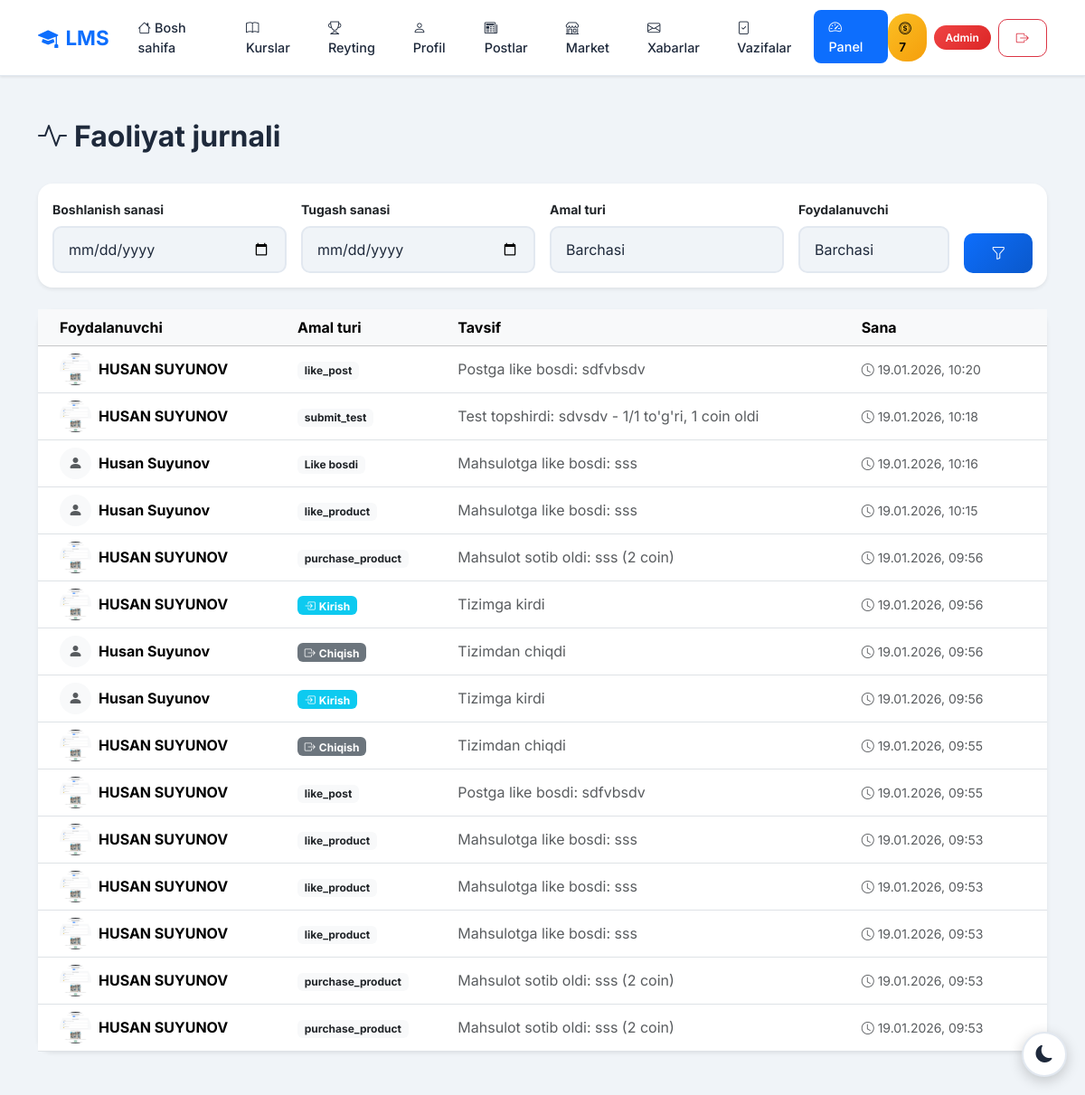
/dashboard/activities/ (signed in), run on an earlier commit of the app's database.
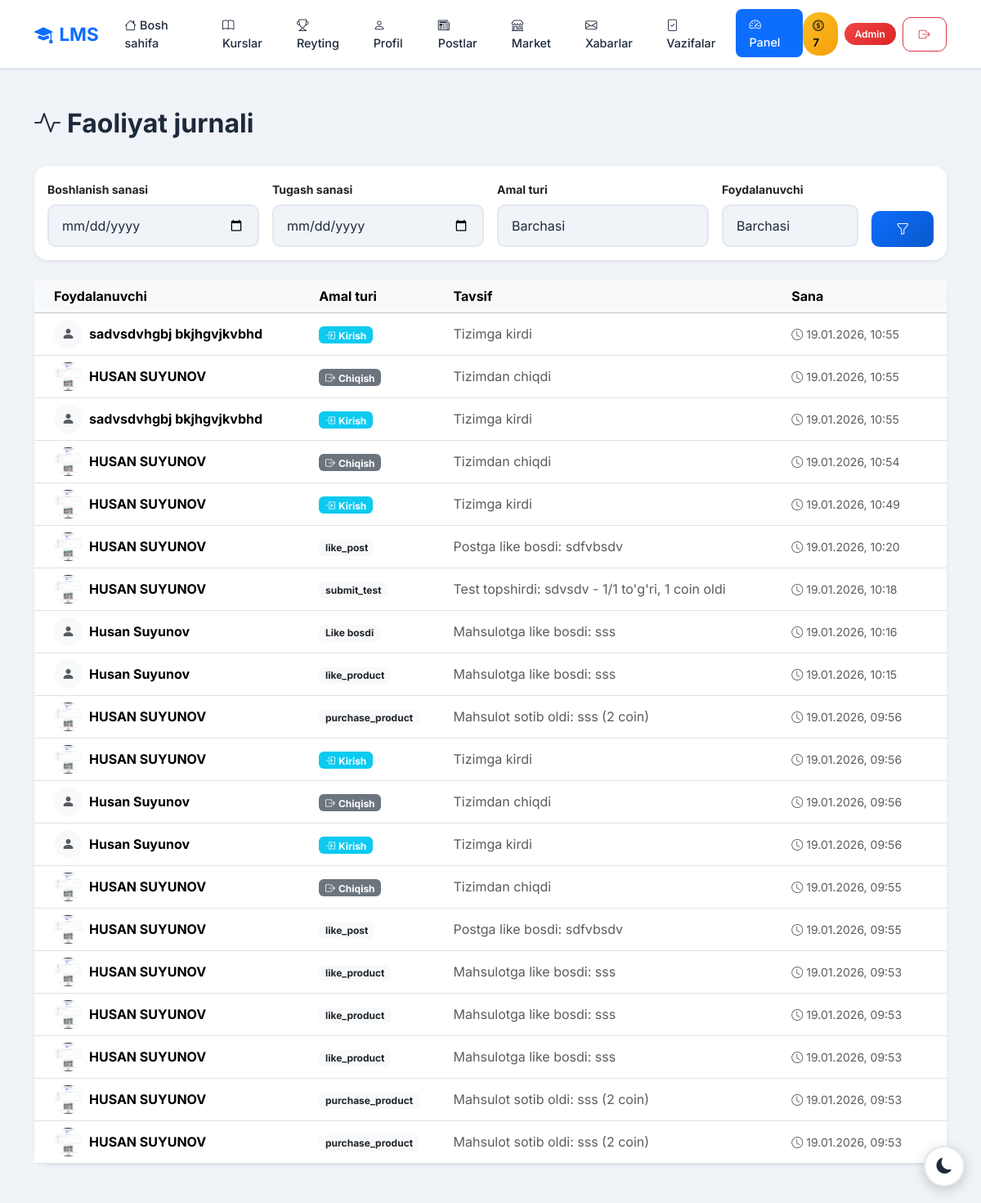
And on a later commit of the database.
### accounts/models.py (models this page shows, shortened)
class CustomUser(AbstractUser):
    ROLE_CHOICES = (
        ('admin', 'Admin'),
        ('teacher', 'O\'qituvchi'),
        ('student', 'O\'quvchi'),
    )
    first_name = models.CharField(max_length=100, verbose_name="Ism")
    last_name = models.CharField(max_length=100, verbose_name="Familiya")
    phone = models.CharField(max_length=20, unique=True, verbose_name="Telefon raqam")
    role = models.CharField(max_length=20, choices=ROLE_CHOICES, default='student', verbose_name="Rol")
    photo = models.ImageField(upload_to='profiles/', blank=True, null=True, verbose_name="Profil rasmi")
    profession = models.ForeignKey(Profession, on_delete=models.SET_NULL, null=True, blank=True, related_name='students', verbose_name="Yo'nalish")
    is_blocked = models.BooleanField(default=False, verbose_name="Bloklangan")
    last_activity = models.DateTimeField(null=True, blank=True, verbose_name="Oxirgi faollik")
    bio = models.TextField(blank=True, null=True, verbose_name="O'zi haqida")
    coins = models.IntegerField(default=0, verbose_name="Coinlar")
    total_online_time = models.IntegerField(default=0, verbose_name="Jami online vaqt (daqiqa)")
    address = models.CharField(max_length=300, blank=True, null=True, verbose_name="Yashash manzili")
    birth_date = models.DateField(null=True, blank=True, verbose_name="Tug'ilgan kuni")
    id_card = models.FileField(upload_to='documents/id_cards/', blank=True, null=True, verbose_name="ID karta/Pasport")
    birth_certificate = models.FileField(upload_to='documents/birth_certificates/', blank=True, null=True, verbose_name="Tug'ilganlik haqida guvohnoma")
    @property
    def is_admin(self):
        return self.role == 'admin'
    @property
    def is_teacher(self):
        return self.role == 'teacher'
    @property
    def full_name(self):
        return f"{self.first_name} {self.last_name}"
    class Meta:
        verbose_name = "Foydalanuvchi"
        verbose_name_plural = "Foydalanuvchilar"

class ActivityLog(models.Model):
    ACTION_TYPES = (
        ('login', 'Tizimga kirdi'),
        ('logout', 'Tizimdan chiqdi'),
        ('like_post', 'Postga like bosdi'),
        ('comment_post', 'Postga izoh qoldirdi'),
        ('like_product', 'Mahsulotga like bosdi'),
        ('comment_product', 'Mahsulotga izoh qoldirdi'),
        ('submit_homework', 'Vazifa topshirdi'),
        ('homework_graded', 'Vazifasi baholandi'),
        ('submit_test', 'Test topshirdi'),
        ('watch_video', 'Video ko\'rdi'),
        ('enroll_course', 'Kursga yozildi'),
        ('purchase_product', 'Mahsulot sotib oldi'),
        ('earn_coins', 'Coin oldi'),
    )
    user = models.ForeignKey(CustomUser, on_delete=models.CASCADE, related_name='activities')
    action_type = models.CharField(max_length=30, choices=ACTION_TYPES)
    description = models.TextField(verbose_name="Tavsif")
    ip_address = models.GenericIPAddressField(null=True, blank=True)
    created_at = models.DateTimeField(auto_now_add=True)
    class Meta:
        ordering = ['-created_at']
        verbose_name = "Faollik"
        verbose_name_plural = "Faolliklar"

### accounts/views.py (the view)
# urls.py: path('dashboard/activities/', views.admin_activities, name='admin_activities'),
@login_required
def admin_activities(request):
    if not request.user.is_admin:
        return redirect('home')
    activities = ActivityLog.objects.all().select_related('user')
    date_from = request.GET.get('date_from')
    date_to = request.GET.get('date_to')
    action_type = request.GET.get('action_type')
    user_id = request.GET.get('user')
    if date_from:
        from datetime import datetime
        date_from = datetime.strptime(date_from, '%Y-%m-%d')
        activities = activities.filter(created_at__date__gte=date_from)
    if date_to:
        from datetime import datetime
        date_to = datetime.strptime(date_to, '%Y-%m-%d')
        activities = activities.filter(created_at__date__lte=date_to)
    if action_type:
        activities = activities.filter(action_type=action_type)
    if user_id:
        activities = activities.filter(user_id=user_id)
    users = CustomUser.objects.all()
    action_types = ActivityLog.ACTION_TYPES
    return render(request, 'accounts/admin/activities.html', {
        'activities': activities[:500],
        'users': users,
        'action_types': action_types,
    })

### accounts/templates/accounts/admin/activities.html (shortened to what this page needs)
{% extends 'accounts/base.html' %}
{% block content %}
<div class="container py-5">
    <div class="d-flex justify-content-between align-items-center mb-4">
        <h2 class="fw-bold" style="color: var(--text);">
            <i class="bi bi-activity me-2"></i>Faoliyat jurnali
        </h2>
    </div>
    <div class="card border-0 shadow-sm mb-4">
        <div class="card-body">
            <form method="get" class="row g-3 align-items-end">
                <div class="col-md-3">
                    <label for="date_from" class="form-label small fw-bold">Boshlanish sanasi</label>
                    <input type="date" name="date_from" id="date_from" class="form-control"
                        value="{{ request.GET.date_from }}">
                </div>
                <div class="col-md-3">
                    <label for="date_to" class="form-label small fw-bold">Tugash sanasi</label>
                    <input type="date" name="date_to" id="date_to" class="form-control"
                        value="{{ request.GET.date_to }}">
                </div>
                <div class="col-md-3">
                    <label for="action_type" class="form-label small fw-bold">Amal turi</label>
                    <select name="action_type" id="action_type" class="form-select">
                        <option value="">Barchasi</option>
                    </select>
                </div>
                <div class="col-md-2">
                    <label for="user" class="form-label small fw-bold">Foydalanuvchi</label>
                    <select name="user" id="user" class="form-select">
                        <option value="">Barchasi</option>
                    </select>
                </div>
                <div class="col-md-1">
                    <button type="submit" class="btn btn-primary w-100">
                        <i class="bi bi-funnel"></i>
                    </button>
                </div>
            </form>
        </div>
    </div>
    <div class="card border-0 shadow-sm">
        <div class="card-body p-0">
            <div class="table-responsive">
                <table class="table table-hover mb-0">
                    <thead class="table-light">
                        <tr>
                            <th class="ps-4">Foydalanuvchi</th>
                            <th>Amal turi</th>
                            <th>Tavsif</th>
                            <th class="pe-4">Sana</th>
                        </tr>
                    </thead>
                    <tbody>
                        {% for activity in activities %}
                        <tr>
                            <td class="ps-4 align-middle">
                                <div class="d-flex align-items-center gap-2">
                                    {% if activity.user.photo %}
                                    <img src="{{ activity.user.photo.url }}" class="rounded-circle" width="35" height="35" style="object-fit: cover;">
                                    {% else %}
                                    <div class="rounded-circle bg-light d-flex align-items-center justify-content-center" style="width: 35px; height: 35px;">
                                        <i class="bi bi-person-fill text-muted"></i>
                                    </div>
                                    {% endif %}
                                    <span class="fw-bold">{{ activity.user.full_name }}</span>
                                </div>
                            </td>
                            <td class="align-middle">
                                {% if activity.action_type == 'login' %}
                                <span class="badge bg-info"><i class="bi bi-box-arrow-in-right me-1"></i>Kirish</span>
                                {% elif activity.action_type == 'logout' %}
                                <span class="badge bg-secondary"><i class="bi bi-box-arrow-right me-1"></i>Chiqish</span>
                                {% elif activity.action_type == 'like' %}
                                <span class="badge bg-danger"><i class="bi bi-heart-fill me-1"></i>Like</span>
                                {% elif activity.action_type == 'comment' %}
                                <span class="badge bg-primary"><i class="bi bi-chat-fill me-1"></i>Izoh</span>
                                {% elif activity.action_type == 'purchase' %}
                                <span class="badge bg-success"><i class="bi bi-cart-fill me-1"></i>Xarid</span>
                                {% elif activity.action_type == 'coin_earned' %}
                                <span class="badge bg-warning text-dark"><i class="bi bi-coin me-1"></i>Coin olish</span>
                                {% elif activity.action_type == 'coin_spent' %}
                                <span class="badge bg-dark"><i class="bi bi-coin me-1"></i>Coin sarflash</span>
                                {% elif activity.action_type == 'lesson_complete' %}
                                <span class="badge bg-success"><i class="bi bi-check-circle me-1"></i>Dars tugatish</span>
                                {% elif activity.action_type == 'homework_submit' %}
                                <span class="badge bg-purple"><i class="bi bi-file-earmark-check me-1"></i>Vazifa</span>
                                {% else %}
                                <span class="badge bg-light text-dark">{{ activity.action_type }}</span>
                                {% endif %}
                            </td>
                            <td class="align-middle text-muted">{{ activity.description }}</td>
                            <td class="align-middle pe-4">
                                <small class="text-muted">
                                    <i class="bi bi-clock me-1"></i>{{ activity.created_at|date:"d.m.Y, H:i" }}
                                </small>
                            </td>
                        </tr>
                        {% endfor %}
                    </tbody>
                </table>
            </div>
        </div>
    </div>
</div>
{% endblock %}

### accounts/templates/accounts/base.html (shortened to what this page needs)
<!DOCTYPE html>
<html lang="uz" data-bs-theme="light">
<head>
    <link href="https://cdn.jsdelivr.net/npm/bootstrap@5.3.2/dist/css/bootstrap.min.css" rel="stylesheet">
    <link href="https://cdn.jsdelivr.net/npm/bootstrap-icons@1.11.1/font/bootstrap-icons.css" rel="stylesheet">
</head>
<body>
    <div class="theme-toggle">
        <button class="btn" id="themeToggle">
            <i class="bi bi-moon-fill" id="themeIcon"></i>
        </button>
    </div>
    {% if user.is_authenticated %}
    <nav class="navbar navbar-expand-lg sticky-top">
        <div class="container">
            <a class="navbar-brand" href="{% url 'home' %}">
                <i class="bi bi-mortarboard-fill me-2"></i>LMS
            </a>
            <div class="collapse navbar-collapse" id="navbarNav">
                <ul class="navbar-nav me-auto mb-2 mb-lg-0">
                    <li class="nav-item">
                        <a class="nav-link {% if request.resolver_match.url_name == 'home' %}active{% endif %}"
                            href="{% url 'home' %}">
                            <i class="bi bi-house me-1"></i>Bosh sahifa
                        </a>
                    </li>
                    <li class="nav-item">
                        <a class="nav-link {% if request.resolver_match.url_name and 'profession' in request.resolver_match.url_name %}active{% endif %}"
                            href="{% url 'professions' %}">
                            <i class="bi bi-book me-1"></i>Kurslar
                        </a>
                    </li>
                    <li class="nav-item">
                        <a class="nav-link {% if request.resolver_match.url_name == 'leaderboard' %}active{% endif %}"
                            href="{% url 'leaderboard' %}">
                            <i class="bi bi-trophy me-1"></i>Reyting
                        </a>
                    </li>
                    <li class="nav-item">
                        <a class="nav-link {% if request.resolver_match.url_name and 'profile' in request.resolver_match.url_name %}active{% endif %}"
                            href="{% url 'profile' %}">
                            <i class="bi bi-person me-1"></i>Profil
                        </a>
                    </li>
                    <li class="nav-item">
                        <a class="nav-link {% if request.resolver_match.app_names and 'blog' in request.resolver_match.app_names %}active{% endif %}"
                            href="{% url 'blog:post_list' %}">
                            <i class="bi bi-newspaper me-1"></i>Postlar
                        </a>
                    </li>
                    <li class="nav-item">
                        <a class="nav-link {% if 'market' in request.resolver_match.url_name %}active{% endif %}"
                            href="{% url 'market_list' %}">
                            <i class="bi bi-shop me-1"></i>Market
                        </a>
                    </li>
                    <li class="nav-item">
                        <a class="nav-link {% if request.resolver_match.url_name == 'messages' %}active{% endif %}"
                            href="{% url 'messages' %}">
                            <i class="bi bi-envelope me-1"></i>Xabarlar
                        </a>
                    </li>
                    {% if user.is_teacher or user.is_admin %}
                    <li class="nav-item">
                        <a class="nav-link {% if request.resolver_match.url_name == 'homework_submissions' %}active{% endif %}"
                            href="{% url 'homework_submissions' %}">
                            <i class="bi bi-file-check me-1"></i>Vazifalar
                        </a>
                    </li>
                    {% endif %}
                    {% if user.is_admin %}
                    <li class="nav-item">
                        <a class="nav-link {% if 'dashboard' in request.path %}active{% endif %}"
                            href="{% url 'admin_dashboard' %}">
                            <i class="bi bi-speedometer2 me-1"></i>Panel
                        </a>
                    </li>
                    {% endif %}
                </ul>
                <div class="d-flex align-items-center gap-2">
                    <span class="coin-badge">
                        <i class="bi bi-coin me-1"></i>{{ user.coins }}
                    </span>
                    <span class="role-badge role-{{ user.role }}">
                        {% if user.role == 'admin' %}
                        Admin
                        {% elif user.role == 'teacher' %}
                        Ustoz
                        {% else %}
                        O'quvchi
                        {% endif %}
                    </span>
                    <a href="{% url 'logout' %}" class="btn btn-outline-danger btn-sm">
                        <i class="bi bi-box-arrow-right"></i>
                    </a>
                </div>
            </div>
        </div>
    </nav>
    {% endif %}
    <main class="fade-in">
        {% block content %}{% endblock %}
    </main>
</body>
</html>

What changed in the data, as far as the page shows it:
added ActivityLog: user.full_name "sadvsdvhgbj bkjhgvjkvbhd", action_type "login" (drawn), description "Tizimga kirdi", created_at "19.01.2026, 10:55"
added ActivityLog: user.photo (picture), user.full_name "HUSAN SUYUNOV", action_type "logout" (drawn), description "Tizimdan chiqdi", created_at "19.01.2026, 10:55"
added ActivityLog: user.full_name "sadvsdvhgbj bkjhgvjkvbhd", action_type "login" (drawn), description "Tizimga kirdi", created_at "19.01.2026, 10:55"
added ActivityLog: user.photo (picture), user.full_name "HUSAN SUYUNOV", action_type "logout" (drawn), description "Tizimdan chiqdi", created_at "19.01.2026, 10:54"
added ActivityLog: user.photo (picture), user.full_name "HUSAN SUYUNOV", action_type "login" (drawn), description "Tizimga kirdi", created_at "19.01.2026, 10:49"
